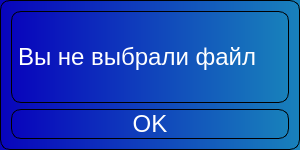
<?xml version="1.0" encoding="UTF-8"?>
<ui version="4.0">
 <class>NotInputFileDialog</class>
 <widget class="QDialog" name="NotInputFileDialog">
  <property name="geometry">
   <rect>
    <x>0</x>
    <y>0</y>
    <width>300</width>
    <height>150</height>
   </rect>
  </property>
  <property name="windowTitle">
   <string>Warning</string>
  </property>
  <property name="styleSheet">
   <string notr="true">* {
	font-size: 24px;
	text-align: center;
	border: 0.5px solid black;
	border-radius: 10px; 
}

QLabel {
 	qproperty-alignment: AlignCenter; 
	
}

QWidget {
	background-color: qlineargradient(spread:pad, x1:0, y1:0, x2:1, y2:0, stop:0 rgba(8, 4, 188, 255), stop:1 rgba(24, 129, 187, 255));
	color: white;
}

QPushButton:hover {
	background: rgba(16, 67, 188, 255);
}

QPushButton:pressed {
	background: rgba(8, 4, 188, 255);
}</string>
  </property>
  <layout class="QVBoxLayout" name="verticalLayout_2">
   <item>
    <layout class="QVBoxLayout" name="verticalLayout">
     <item>
      <widget class="QLabel" name="label">
       <property name="text">
        <string>Вы не выбрали файл</string>
       </property>
      </widget>
     </item>
     <item>
      <widget class="QPushButton" name="pushButton">
       <property name="text">
        <string>OK</string>
       </property>
      </widget>
     </item>
    </layout>
   </item>
  </layout>
 </widget>
 <resources/>
 <connections/>
</ui>
